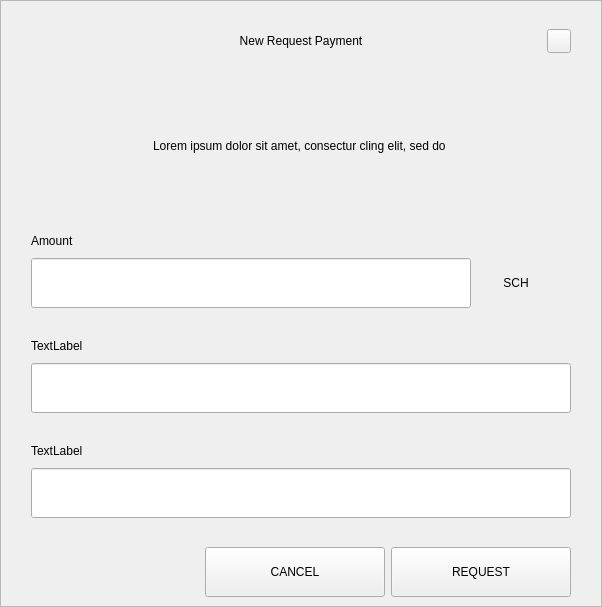
<?xml version="1.0" encoding="UTF-8"?>
<ui version="4.0">
 <class>RequestDialog</class>
 <widget class="QDialog" name="RequestDialog">
  <property name="geometry">
   <rect>
    <x>0</x>
    <y>0</y>
    <width>602</width>
    <height>607</height>
   </rect>
  </property>
  <property name="windowTitle">
   <string>Dialog</string>
  </property>
  <layout class="QVBoxLayout" name="verticalLayout_5">
   <property name="spacing">
    <number>0</number>
   </property>
   <property name="leftMargin">
    <number>0</number>
   </property>
   <property name="topMargin">
    <number>0</number>
   </property>
   <property name="rightMargin">
    <number>0</number>
   </property>
   <property name="bottomMargin">
    <number>0</number>
   </property>
   <item>
    <widget class="QFrame" name="frame">
     <property name="styleSheet">
      <string notr="true"/>
     </property>
     <property name="frameShape">
      <enum>QFrame::StyledPanel</enum>
     </property>
     <property name="frameShadow">
      <enum>QFrame::Raised</enum>
     </property>
     <layout class="QVBoxLayout" name="verticalLayout_4" stretch="1,0,0">
      <property name="spacing">
       <number>0</number>
      </property>
      <property name="leftMargin">
       <number>30</number>
      </property>
      <property name="topMargin">
       <number>20</number>
      </property>
      <property name="rightMargin">
       <number>30</number>
      </property>
      <property name="bottomMargin">
       <number>0</number>
      </property>
      <item>
       <layout class="QHBoxLayout" name="horizontalLayout_3">
        <property name="spacing">
         <number>0</number>
        </property>
        <item>
         <spacer name="horizontalSpacer_21">
          <property name="orientation">
           <enum>Qt::Horizontal</enum>
          </property>
          <property name="sizeHint" stdset="0">
           <size>
            <width>40</width>
            <height>20</height>
           </size>
          </property>
         </spacer>
        </item>
        <item>
         <widget class="QLabel" name="labelTitle">
          <property name="minimumSize">
           <size>
            <width>0</width>
            <height>40</height>
           </size>
          </property>
          <property name="maximumSize">
           <size>
            <width>16777215</width>
            <height>40</height>
           </size>
          </property>
          <property name="styleSheet">
           <string notr="true">padding-left:24px;</string>
          </property>
          <property name="text">
           <string>New Request Payment</string>
          </property>
          <property name="alignment">
           <set>Qt::AlignCenter</set>
          </property>
          <property name="margin">
           <number>7</number>
          </property>
         </widget>
        </item>
        <item>
         <spacer name="horizontalSpacer">
          <property name="orientation">
           <enum>Qt::Horizontal</enum>
          </property>
          <property name="sizeHint" stdset="0">
           <size>
            <width>40</width>
            <height>20</height>
           </size>
          </property>
         </spacer>
        </item>
        <item>
         <widget class="QPushButton" name="btnEsc">
          <property name="minimumSize">
           <size>
            <width>24</width>
            <height>24</height>
           </size>
          </property>
          <property name="maximumSize">
           <size>
            <width>24</width>
            <height>24</height>
           </size>
          </property>
          <property name="focusPolicy">
           <enum>Qt::NoFocus</enum>
          </property>
          <property name="text">
           <string/>
          </property>
         </widget>
        </item>
       </layout>
      </item>
      <item>
       <widget class="QStackedWidget" name="stack">
        <property name="minimumSize">
         <size>
          <width>540</width>
          <height>0</height>
         </size>
        </property>
        <property name="maximumSize">
         <size>
          <width>540</width>
          <height>16777215</height>
         </size>
        </property>
        <property name="currentIndex">
         <number>0</number>
        </property>
        <widget class="QWidget" name="page_1">
         <property name="minimumSize">
          <size>
           <width>540</width>
           <height>0</height>
          </size>
         </property>
         <property name="maximumSize">
          <size>
           <width>540</width>
           <height>16777215</height>
          </size>
         </property>
         <layout class="QVBoxLayout" name="layout1">
          <property name="spacing">
           <number>0</number>
          </property>
          <property name="leftMargin">
           <number>0</number>
          </property>
          <property name="topMargin">
           <number>0</number>
          </property>
          <property name="rightMargin">
           <number>0</number>
          </property>
          <property name="bottomMargin">
           <number>0</number>
          </property>
          <item>
           <spacer name="verticalSpacer_21">
            <property name="orientation">
             <enum>Qt::Vertical</enum>
            </property>
            <property name="sizeType">
             <enum>QSizePolicy::Fixed</enum>
            </property>
            <property name="sizeHint" stdset="0">
             <size>
              <width>20</width>
              <height>30</height>
             </size>
            </property>
           </spacer>
          </item>
          <item alignment="Qt::AlignHCenter">
           <widget class="QLabel" name="labelMessage">
            <property name="minimumSize">
             <size>
              <width>400</width>
              <height>50</height>
             </size>
            </property>
            <property name="text">
             <string>Lorem ipsum dolor sit amet, consectur cling elit, sed do </string>
            </property>
            <property name="alignment">
             <set>Qt::AlignCenter</set>
            </property>
            <property name="wordWrap">
             <bool>true</bool>
            </property>
           </widget>
          </item>
          <item alignment="Qt::AlignBottom">
           <widget class="QWidget" name="containerAmount" native="true">
            <layout class="QVBoxLayout" name="verticalLayout">
             <property name="spacing">
              <number>9</number>
             </property>
             <property name="leftMargin">
              <number>0</number>
             </property>
             <property name="topMargin">
              <number>0</number>
             </property>
             <property name="rightMargin">
              <number>0</number>
             </property>
             <property name="bottomMargin">
              <number>0</number>
             </property>
             <item>
              <widget class="QLabel" name="labelSubtitleAmount">
               <property name="minimumSize">
                <size>
                 <width>350</width>
                 <height>16</height>
                </size>
               </property>
               <property name="maximumSize">
                <size>
                 <width>16777215</width>
                 <height>16</height>
                </size>
               </property>
               <property name="text">
                <string>Amount</string>
               </property>
              </widget>
             </item>
             <item alignment="Qt::AlignTop">
              <widget class="QWidget" name="layoutAmount" native="true">
               <layout class="QHBoxLayout" name="horizontalLayout" stretch="2,0">
                <property name="spacing">
                 <number>0</number>
                </property>
                <property name="leftMargin">
                 <number>0</number>
                </property>
                <property name="topMargin">
                 <number>0</number>
                </property>
                <property name="rightMargin">
                 <number>0</number>
                </property>
                <property name="bottomMargin">
                 <number>0</number>
                </property>
                <item>
                 <widget class="QLineEdit" name="lineEditAmount">
                  <property name="minimumSize">
                   <size>
                    <width>0</width>
                    <height>50</height>
                   </size>
                  </property>
                  <property name="maximumSize">
                   <size>
                    <width>16777215</width>
                    <height>50</height>
                   </size>
                  </property>
                 </widget>
                </item>
                <item>
                 <widget class="QWidget" name="comboContainer" native="true">
                  <property name="minimumSize">
                   <size>
                    <width>100</width>
                    <height>50</height>
                   </size>
                  </property>
                  <property name="maximumSize">
                   <size>
                    <width>16777215</width>
                    <height>50</height>
                   </size>
                  </property>
                  <layout class="QHBoxLayout" name="horizontalLayout_31">
                   <property name="spacing">
                    <number>0</number>
                   </property>
                   <property name="leftMargin">
                    <number>0</number>
                   </property>
                   <property name="topMargin">
                    <number>0</number>
                   </property>
                   <property name="rightMargin">
                    <number>10</number>
                   </property>
                   <property name="bottomMargin">
                    <number>0</number>
                   </property>
                   <item>
                    <widget class="QLabel" name="comboBoxCoin">
                     <property name="text">
                      <string>SCH</string>
                     </property>
                     <property name="alignment">
                      <set>Qt::AlignCenter</set>
                     </property>
                    </widget>
                   </item>
                  </layout>
                 </widget>
                </item>
               </layout>
              </widget>
             </item>
            </layout>
           </widget>
          </item>
          <item>
           <spacer name="verticalSpacer_31">
            <property name="orientation">
             <enum>Qt::Vertical</enum>
            </property>
            <property name="sizeType">
             <enum>QSizePolicy::Fixed</enum>
            </property>
            <property name="sizeHint" stdset="0">
             <size>
              <width>20</width>
              <height>30</height>
             </size>
            </property>
           </spacer>
          </item>
          <item>
           <layout class="QVBoxLayout" name="verticalLayoutLabel">
            <property name="spacing">
             <number>9</number>
            </property>
            <item>
             <widget class="QLabel" name="labelSubtitleLabel">
              <property name="minimumSize">
               <size>
                <width>0</width>
                <height>16</height>
               </size>
              </property>
              <property name="maximumSize">
               <size>
                <width>16777215</width>
                <height>16</height>
               </size>
              </property>
              <property name="text">
               <string>TextLabel</string>
              </property>
             </widget>
            </item>
            <item>
             <widget class="QLineEdit" name="lineEditLabel">
              <property name="minimumSize">
               <size>
                <width>0</width>
                <height>50</height>
               </size>
              </property>
              <property name="maximumSize">
               <size>
                <width>16777215</width>
                <height>50</height>
               </size>
              </property>
             </widget>
            </item>
           </layout>
          </item>
          <item>
           <spacer name="verticalSpacer_34">
            <property name="orientation">
             <enum>Qt::Vertical</enum>
            </property>
            <property name="sizeType">
             <enum>QSizePolicy::Fixed</enum>
            </property>
            <property name="sizeHint" stdset="0">
             <size>
              <width>20</width>
              <height>30</height>
             </size>
            </property>
           </spacer>
          </item>
          <item>
           <layout class="QVBoxLayout" name="verticalLayoutDescription">
            <property name="spacing">
             <number>9</number>
            </property>
            <item>
             <widget class="QLabel" name="labelSubtitleDescription">
              <property name="minimumSize">
               <size>
                <width>0</width>
                <height>16</height>
               </size>
              </property>
              <property name="maximumSize">
               <size>
                <width>16777215</width>
                <height>16</height>
               </size>
              </property>
              <property name="text">
               <string>TextLabel</string>
              </property>
             </widget>
            </item>
            <item>
             <widget class="QLineEdit" name="lineEditDescription">
              <property name="minimumSize">
               <size>
                <width>0</width>
                <height>50</height>
               </size>
              </property>
              <property name="maximumSize">
               <size>
                <width>16777215</width>
                <height>50</height>
               </size>
              </property>
             </widget>
            </item>
            <item>
             <spacer name="verticalSpacer_4">
              <property name="orientation">
               <enum>Qt::Vertical</enum>
              </property>
              <property name="sizeType">
               <enum>QSizePolicy::Fixed</enum>
              </property>
              <property name="sizeHint" stdset="0">
               <size>
                <width>20</width>
                <height>20</height>
               </size>
              </property>
             </spacer>
            </item>
           </layout>
          </item>
         </layout>
        </widget>
        <widget class="QWidget" name="page_2">
         <layout class="QVBoxLayout" name="layout2">
          <item>
           <spacer name="verticalSpacer_5">
            <property name="orientation">
             <enum>Qt::Vertical</enum>
            </property>
            <property name="sizeType">
             <enum>QSizePolicy::Fixed</enum>
            </property>
            <property name="sizeHint" stdset="0">
             <size>
              <width>20</width>
              <height>50</height>
             </size>
            </property>
           </spacer>
          </item>
          <item alignment="Qt::AlignHCenter">
           <widget class="QLabel" name="labelQrImg">
            <property name="minimumSize">
             <size>
              <width>260</width>
              <height>260</height>
             </size>
            </property>
            <property name="maximumSize">
             <size>
              <width>260</width>
              <height>260</height>
             </size>
            </property>
            <property name="text">
             <string/>
            </property>
            <property name="alignment">
             <set>Qt::AlignCenter</set>
            </property>
           </widget>
          </item>
          <item>
           <spacer name="verticalSpacer_2">
            <property name="orientation">
             <enum>Qt::Vertical</enum>
            </property>
            <property name="sizeType">
             <enum>QSizePolicy::Fixed</enum>
            </property>
            <property name="sizeHint" stdset="0">
             <size>
              <width>20</width>
              <height>30</height>
             </size>
            </property>
           </spacer>
          </item>
          <item alignment="Qt::AlignHCenter">
           <widget class="QLabel" name="labelAddress">
            <property name="text">
             <string>SPWQe2aq11kgZwwG3pn7PMNFy3JHneZ5EJ </string>
            </property>
           </widget>
          </item>
          <item>
           <spacer name="verticalSpacer_32">
            <property name="orientation">
             <enum>Qt::Vertical</enum>
            </property>
            <property name="sizeType">
             <enum>QSizePolicy::Expanding</enum>
            </property>
            <property name="sizeHint" stdset="0">
             <size>
              <width>20</width>
              <height>20</height>
             </size>
            </property>
           </spacer>
          </item>
          <item>
           <layout class="QHBoxLayout" name="horizontal">
            <property name="leftMargin">
             <number>20</number>
            </property>
            <property name="rightMargin">
             <number>20</number>
            </property>
            <property name="bottomMargin">
             <number>20</number>
            </property>
            <item>
             <spacer name="horizontalSpacer_4">
              <property name="orientation">
               <enum>Qt::Horizontal</enum>
              </property>
              <property name="sizeHint" stdset="0">
               <size>
                <width>40</width>
                <height>20</height>
               </size>
              </property>
             </spacer>
            </item>
            <item>
             <widget class="QPushButton" name="btnCopyAddress">
              <property name="minimumSize">
               <size>
                <width>180</width>
                <height>50</height>
               </size>
              </property>
              <property name="text">
               <string>COPY ADDRESS</string>
              </property>
             </widget>
            </item>
            <item>
             <widget class="QPushButton" name="btnCopyUrl">
              <property name="minimumSize">
               <size>
                <width>180</width>
                <height>50</height>
               </size>
              </property>
              <property name="text">
               <string>COPY URL</string>
              </property>
             </widget>
            </item>
            <item>
             <spacer name="horizontalSpacer_2">
              <property name="orientation">
               <enum>Qt::Horizontal</enum>
              </property>
              <property name="sizeHint" stdset="0">
               <size>
                <width>40</width>
                <height>20</height>
               </size>
              </property>
             </spacer>
            </item>
           </layout>
          </item>
         </layout>
        </widget>
       </widget>
      </item>
      <item>
       <widget class="QWidget" name="buttonsStack" native="true">
        <layout class="QHBoxLayout" name="horizontalLayout_5">
         <property name="leftMargin">
          <number>20</number>
         </property>
         <property name="rightMargin">
          <number>0</number>
         </property>
         <item>
          <spacer name="horizontalSpacer_41">
           <property name="orientation">
            <enum>Qt::Horizontal</enum>
           </property>
           <property name="sizeHint" stdset="0">
            <size>
             <width>40</width>
             <height>20</height>
            </size>
           </property>
          </spacer>
         </item>
         <item>
          <widget class="QPushButton" name="btnCancel">
           <property name="minimumSize">
            <size>
             <width>180</width>
             <height>50</height>
            </size>
           </property>
           <property name="focusPolicy">
            <enum>Qt::NoFocus</enum>
           </property>
           <property name="text">
            <string>CANCEL</string>
           </property>
          </widget>
         </item>
         <item>
          <widget class="QPushButton" name="btnSave">
           <property name="minimumSize">
            <size>
             <width>180</width>
             <height>50</height>
            </size>
           </property>
           <property name="focusPolicy">
            <enum>Qt::NoFocus</enum>
           </property>
           <property name="text">
            <string>REQUEST</string>
           </property>
          </widget>
         </item>
        </layout>
       </widget>
      </item>
     </layout>
    </widget>
   </item>
  </layout>
 </widget>
 <resources/>
 <connections/>
</ui>
